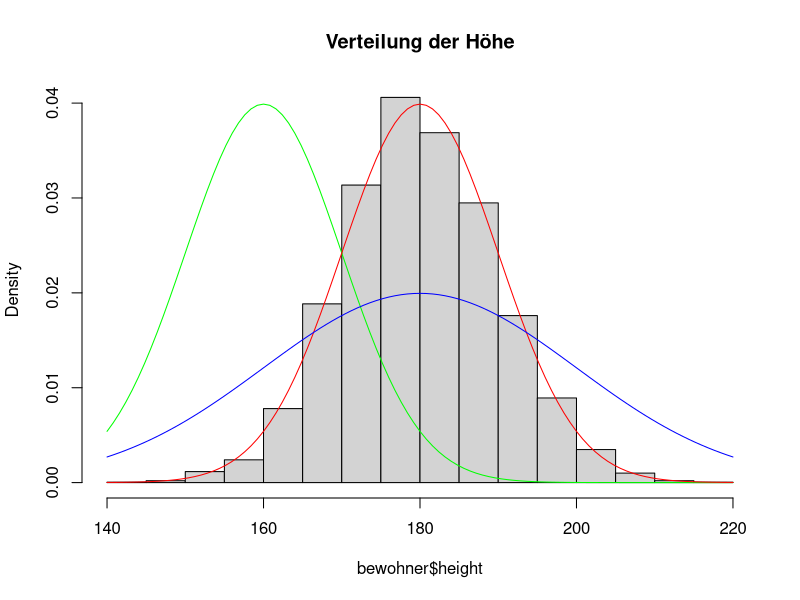
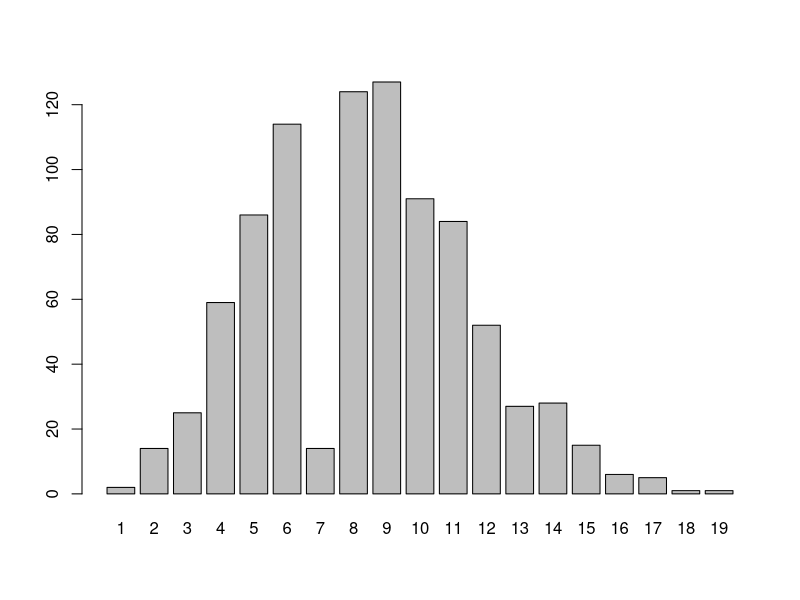
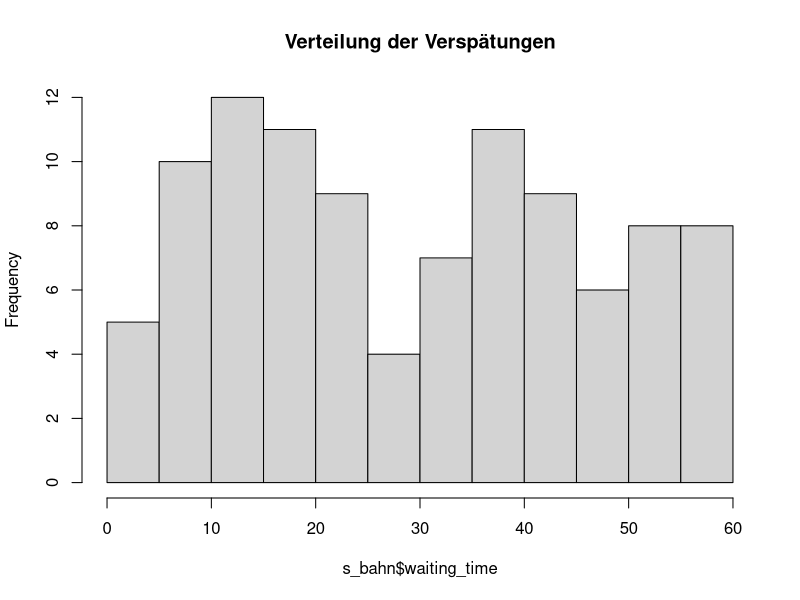

Source code (R) for these figures, in order:
# plot data from "bewohner_grossdorf.csv"

# read data
setwd("~/Desktop/uni/Mathe3/uebung4")

# bewohner
bewohner <- read.csv("bewohner_grossdorf.csv", header=TRUE, sep=",")
hist(bewohner$height, breaks = 20, main="Verteilung der Höhe", freq=FALSE)

# Plotte verschiedene Normalverteilungen (Aufgabe 4.4c)
curve(dnorm(x,160,10), add=TRUE,col="green")
curve(dnorm(x,180,10), add=TRUE,col="red")
curve(dnorm(x,180,20), add=TRUE,col="blue")

# ulf
ulf <- read.csv("ulfs_cafe.csv", header=TRUE, sep=",")
barplot(ulf$occurence, names.arg = ulf$student_count)

# read "s_bahn.csv" and plot it in a histogram
s_bahn <- read.csv("s_bahn.csv", header=TRUE, sep=",")
hist(s_bahn$waiting_time, 20, main="Verteilung der Verspätungen")
